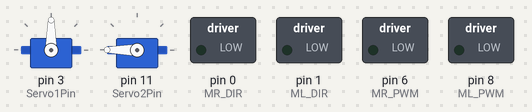
The program below on a simulated Arduino Leonardo, built with avr-gcc and run on an emulated ATmega32U4. Parts: 2 × servo, switched loads named in the program (green lamp = pin HIGH).

Above: at 0.05 s.
At 5.1 s:
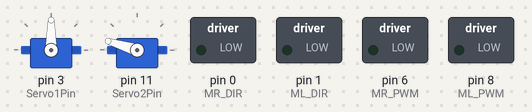
At 5.45 s:
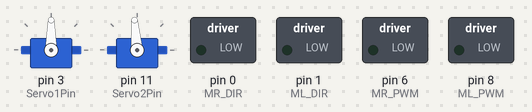
At 7.5 s:
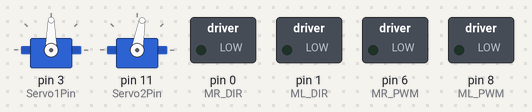
Timing chart, 0 to 9.8 s (numbered marks = the images above):
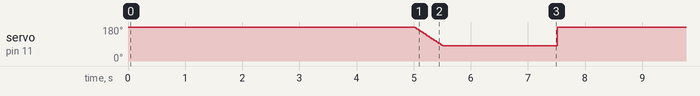

The program:

main.cpp
```cpp
#include "Motor_control_basic.h"
#include "Arm_Servo.h"

void setup()
{
  MotorInit();
  ArmInit();
}

void loop()
{
  Nhiemvu3();
  delay(2000);
}
```

Arm_Servo.cpp
```cpp
#include "Arm_Servo.h"

Servo servo1, servo2;

int minAngle = 40;
int maxAngle = 180;
int minAngle2 = 80;
int stepDelay = 5;

void ArmInit()
{
    servo1.attach(Servo1Pin);
    servo2.attach(Servo2Pin);
}

void Nhiemvu1_5()
{
    for (int angle = maxAngle; angle >= minAngle; angle--)
    {
        servo1.write(angle);
        delay(stepDelay);
    }
}

void Nhiemvu3()
{
    servo2.write(maxAngle);
    delay(5000);
    for (int angle = maxAngle; angle >= minAngle2; angle--)
    {
        servo2.write(angle);
        delay(stepDelay);
    }
}

void Nhiemvu4_7()
{
    servo1.write(65);
    Speed(70, -73);
    Distance(35);
    Speed(0, 0);
}

void Reset_lentren()
{
    for (int angle = minAngle; angle <= maxAngle; angle++)
    {
        servo1.write(angle);
        delay(stepDelay);
    }
}

void Reset_xuongduoi()
{
    for (int angle = maxAngle; angle >= minAngle; angle--)
    {
        servo1.write(angle);
        delay(stepDelay);
    }
}
```

Arm_Servo.h
```cpp
#ifndef SERVO_H
#define SERVO_H

#include <Arduino.h>
#include <Servo.h>
#include "Motor_control_basic.h"
#define Servo1Pin 3
#define Servo2Pin 11
void ArmInit();
void Nhiemvu1_5();
void Nhiemvu2();
void Nhiemvu3();
void Nhiemvu4();
void Nhiemvvu7();
void Reset_lentren();
void Reset_xuongduoi();

#endif
```

Motor_control_basic.cpp
```cpp
#include "Motor_control_basic.h"

const bool FORWARD_IS_HIGH = true;
inline uint8_t DIR_FWD() { return FORWARD_IS_HIGH ? HIGH : LOW; }
inline uint8_t DIR_REV() { return FORWARD_IS_HIGH ? LOW : HIGH; }

const int PWM_CAP = 140;
inline int capPWM(int v) { return constrain(v, 0, PWM_CAP); }

float GAIN_L = 0.78f, GAIN_R = 1.18f;
int BIAS_L = 0, BIAS_R = 0;

float CM_PER_SEC_BASE = 34.5f;
const int SPEED_CAL_PWM = 70;
float CM_SCALE = 0.909f;
float CM_OFFSET = 4.545f;
float NEAR_OFFSET_CM = 0.0f;
float NEAR_APPLY_UPTO = 20.0f;

const int BRAKE_BACK_PWM = 60;
const uint16_t BRAKE_MS = 120;

static int g_targetL = 0, g_targetR = 0;

static void setWheelSigned(int pwmSigned, uint8_t dirPin, uint8_t pwmCh);
static void applyTrimAndWrite(int leftSigned, int rightSigned);
static void stopActiveBrake();
static unsigned long msForDistance_linear(float cm_req, int pwmL, int pwmR);

void MotorInit()
{
    pinMode(ML_DIR, OUTPUT);
    pinMode(MR_DIR, OUTPUT);
    pinMode(ML_PWM, OUTPUT);
    pinMode(MR_PWM, OUTPUT);
    SoftPWMBegin();
    SoftPWMSet(ML_PWM, 0);
    SoftPWMSet(MR_PWM, 0);
}

void Speed(int left, int right)
{
    g_targetL = constrain(left, -255, 255);
    g_targetR = constrain(right, -255, 255);
}

void Distance(float cm)
{
    if (cm <= 0 || (g_targetL == 0 && g_targetR == 0))
        return;
    applyTrimAndWrite(g_targetL, g_targetR);

    unsigned long hold_us = msForDistance_linear(cm, g_targetL, g_targetR) * 1000UL;
    unsigned long t0 = micros();
    while ((unsigned long)(micros() - t0) < hold_us)
        ;
    stopActiveBrake();
}

void turn_Left(int degree)
{
    Speed(-73, 70);
    Distance(32 + degree);
    Speed(0, 0);
}

void turn_Right(int degree)
{
    Speed(70, -73);
    Distance(35 + degree);
    Speed(0, 0);
}

void runWithDS(int distance)
{
    Speed(73, 73);
    Distance(distance * 1.2);
    Speed(0, 0);
}

static void setWheelSigned(int pwmSigned, uint8_t dirPin, uint8_t pwmCh)
{
    pwmSigned = constrain(pwmSigned, -255, 255);
    if (pwmSigned > 0)
    {
        digitalWrite(dirPin, DIR_FWD());
        SoftPWMSet(pwmCh, capPWM(pwmSigned));
    }
    else if (pwmSigned < 0)
    {
        digitalWrite(dirPin, DIR_REV());
        SoftPWMSet(pwmCh, capPWM(-pwmSigned));
    }
    else
    {
        SoftPWMSet(pwmCh, 0);
    }
}

static void applyTrimAndWrite(int leftSigned, int rightSigned)
{
    int sL = (leftSigned >= 0) ? +1 : -1;
    int sR = (rightSigned >= 0) ? +1 : -1;
    int mL = abs(leftSigned);
    int mR = abs(rightSigned);
    long l = lround(mL * GAIN_L) + BIAS_L;
    long r = lround(mR * GAIN_R) + BIAS_R;
    setWheelSigned(sL * capPWM((int)l), ML_DIR, ML_PWM);
    setWheelSigned(sR * capPWM((int)r), MR_DIR, MR_PWM);
}

static void stopActiveBrake()
{
    applyTrimAndWrite(-BRAKE_BACK_PWM, -BRAKE_BACK_PWM);
    delay(BRAKE_MS);
    SoftPWMSet(ML_PWM, 0);
    SoftPWMSet(MR_PWM, 0);
}

static unsigned long msForDistance_linear(float cm_req, int pwmL, int pwmR)
{
    float cm_eff = CM_SCALE * cm_req + CM_OFFSET;
    if (cm_req <= NEAR_APPLY_UPTO)
        cm_eff += NEAR_OFFSET_CM;
    int pwmMag = (abs(pwmL) + abs(pwmR)) / 2;
    float v_cm_s = CM_PER_SEC_BASE * ((float)pwmMag / (float)SPEED_CAL_PWM);
    float t_ms = (cm_eff / v_cm_s) * 1000.0f;
    return (unsigned long)(t_ms + 0.5f);
}
```

Motor_control_basic.h
```cpp
#ifndef MOTOR_CONTROL_BASIC_H
#define MOTOR_CONTROL_BASIC_H

#include <Arduino.h>
#include <SoftPWM.h>

#define ML_DIR 1
#define MR_DIR 0
#define ML_PWM 8
#define MR_PWM 6

void MotorInit();
void Speed(int left, int right);
void Distance(float cm);
void turn_Left(int degree);
void turn_Right(int degree);
void runWithDS(int distance);

#endif
```

Measured:
- by itself, servo on pin 11 (Servo2Pin): ramps from 180° to 80° and jumps back, once every 7.5 s
